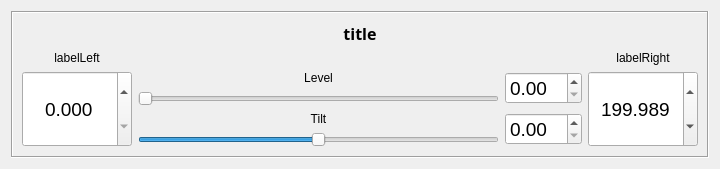
<?xml version="1.0" encoding="UTF-8"?>
<ui version="4.0">
 <class>Form</class>
 <widget class="QWidget" name="Form">
  <property name="geometry">
   <rect>
    <x>0</x>
    <y>0</y>
    <width>720</width>
    <height>160</height>
   </rect>
  </property>
  <property name="maximumSize">
   <size>
    <width>720</width>
    <height>160</height>
   </size>
  </property>
  <property name="windowTitle">
   <string>Form</string>
  </property>
  <layout class="QVBoxLayout" name="verticalLayout">
   <property name="sizeConstraint">
    <enum>QLayout::SetDefaultConstraint</enum>
   </property>
   <item>
    <widget class="QFrame" name="">
     <property name="frameShape">
      <enum>QFrame::Box</enum>
     </property>
     <property name="frameShadow">
      <enum>QFrame::Sunken</enum>
     </property>
     <layout class="QGridLayout" name="gridLayout" rowstretch="3,1,1,1,1,1" columnstretch="1,5,1,1" columnminimumwidth="1,200,2,1">
      <property name="sizeConstraint">
       <enum>QLayout::SetMinAndMaxSize</enum>
      </property>
      <item row="0" column="0" colspan="4">
       <widget class="QLabel" name="title">
        <property name="sizePolicy">
         <sizepolicy hsizetype="Preferred" vsizetype="Fixed">
          <horstretch>0</horstretch>
          <verstretch>0</verstretch>
         </sizepolicy>
        </property>
        <property name="font">
         <font>
          <family>Sans Serif</family>
          <pointsize>12</pointsize>
          <weight>75</weight>
          <bold>true</bold>
          <underline>false</underline>
          <kerning>true</kerning>
         </font>
        </property>
        <property name="text">
         <string>title</string>
        </property>
        <property name="textFormat">
         <enum>Qt::AutoText</enum>
        </property>
        <property name="alignment">
         <set>Qt::AlignCenter</set>
        </property>
       </widget>
      </item>
      <item row="1" column="0">
       <widget class="QLabel" name="labelLeft">
        <property name="sizePolicy">
         <sizepolicy hsizetype="Preferred" vsizetype="Fixed">
          <horstretch>0</horstretch>
          <verstretch>0</verstretch>
         </sizepolicy>
        </property>
        <property name="text">
         <string>labelLeft</string>
        </property>
        <property name="alignment">
         <set>Qt::AlignHCenter|Qt::AlignTop</set>
        </property>
        <property name="wordWrap">
         <bool>false</bool>
        </property>
       </widget>
      </item>
      <item row="1" column="3">
       <widget class="QLabel" name="labelRight">
        <property name="sizePolicy">
         <sizepolicy hsizetype="Preferred" vsizetype="Fixed">
          <horstretch>0</horstretch>
          <verstretch>0</verstretch>
         </sizepolicy>
        </property>
        <property name="text">
         <string>labelRight</string>
        </property>
        <property name="alignment">
         <set>Qt::AlignHCenter|Qt::AlignTop</set>
        </property>
        <property name="wordWrap">
         <bool>false</bool>
        </property>
       </widget>
      </item>
      <item row="2" column="1">
       <widget class="QLabel" name="labelLevel">
        <property name="sizePolicy">
         <sizepolicy hsizetype="Preferred" vsizetype="Minimum">
          <horstretch>0</horstretch>
          <verstretch>0</verstretch>
         </sizepolicy>
        </property>
        <property name="text">
         <string>Level</string>
        </property>
        <property name="alignment">
         <set>Qt::AlignCenter</set>
        </property>
       </widget>
      </item>
      <item row="3" column="1">
       <widget class="QSlider" name="sliderLevel">
        <property name="sizePolicy">
         <sizepolicy hsizetype="Preferred" vsizetype="Fixed">
          <horstretch>0</horstretch>
          <verstretch>0</verstretch>
         </sizepolicy>
        </property>
        <property name="font">
         <font>
          <stylestrategy>PreferAntialias</stylestrategy>
         </font>
        </property>
        <property name="minimum">
         <number>50</number>
        </property>
        <property name="maximum">
         <number>1000</number>
        </property>
        <property name="singleStep">
         <number>1</number>
        </property>
        <property name="orientation">
         <enum>Qt::Horizontal</enum>
        </property>
       </widget>
      </item>
      <item row="4" column="1">
       <widget class="QLabel" name="labelTilt">
        <property name="text">
         <string>Tilt</string>
        </property>
        <property name="alignment">
         <set>Qt::AlignCenter</set>
        </property>
       </widget>
      </item>
      <item row="5" column="1">
       <widget class="QSlider" name="sliderTilt">
        <property name="sizePolicy">
         <sizepolicy hsizetype="Preferred" vsizetype="Fixed">
          <horstretch>0</horstretch>
          <verstretch>0</verstretch>
         </sizepolicy>
        </property>
        <property name="minimum">
         <number>-100</number>
        </property>
        <property name="maximum">
         <number>100</number>
        </property>
        <property name="singleStep">
         <number>1</number>
        </property>
        <property name="orientation">
         <enum>Qt::Horizontal</enum>
        </property>
       </widget>
      </item>
      <item row="2" column="2" rowspan="2">
       <widget class="QDoubleSpinBox" name="spinLevel">
        <property name="font">
         <font>
          <pointsize>14</pointsize>
         </font>
        </property>
        <property name="keyboardTracking">
         <bool>false</bool>
        </property>
        <property name="decimals">
         <number>2</number>
        </property>
        <property name="singleStep">
         <double>0.010000000000000</double>
        </property>
       </widget>
      </item>
      <item row="4" column="2" rowspan="2">
       <widget class="QDoubleSpinBox" name="spinTilt">
        <property name="font">
         <font>
          <pointsize>14</pointsize>
         </font>
        </property>
        <property name="keyboardTracking">
         <bool>false</bool>
        </property>
        <property name="singleStep">
         <double>0.010000000000000</double>
        </property>
       </widget>
      </item>
      <item row="2" column="0" rowspan="4">
       <widget class="QDoubleSpinBox" name="valueLeft">
        <property name="sizePolicy">
         <sizepolicy hsizetype="Expanding" vsizetype="Expanding">
          <horstretch>0</horstretch>
          <verstretch>0</verstretch>
         </sizepolicy>
        </property>
        <property name="minimumSize">
         <size>
          <width>110</width>
          <height>0</height>
         </size>
        </property>
        <property name="font">
         <font>
          <pointsize>14</pointsize>
          <kerning>true</kerning>
         </font>
        </property>
        <property name="alignment">
         <set>Qt::AlignCenter</set>
        </property>
        <property name="readOnly">
         <bool>false</bool>
        </property>
        <property name="buttonSymbols">
         <enum>QAbstractSpinBox::UpDownArrows</enum>
        </property>
        <property name="keyboardTracking">
         <bool>false</bool>
        </property>
        <property name="decimals">
         <number>3</number>
        </property>
        <property name="singleStep">
         <double>0.001000000000000</double>
        </property>
       </widget>
      </item>
      <item row="2" column="3" rowspan="4">
       <widget class="QDoubleSpinBox" name="valueRight">
        <property name="sizePolicy">
         <sizepolicy hsizetype="Expanding" vsizetype="Expanding">
          <horstretch>0</horstretch>
          <verstretch>0</verstretch>
         </sizepolicy>
        </property>
        <property name="minimumSize">
         <size>
          <width>110</width>
          <height>0</height>
         </size>
        </property>
        <property name="font">
         <font>
          <pointsize>14</pointsize>
          <kerning>true</kerning>
         </font>
        </property>
        <property name="alignment">
         <set>Qt::AlignCenter</set>
        </property>
        <property name="readOnly">
         <bool>false</bool>
        </property>
        <property name="buttonSymbols">
         <enum>QAbstractSpinBox::UpDownArrows</enum>
        </property>
        <property name="keyboardTracking">
         <bool>false</bool>
        </property>
        <property name="decimals">
         <number>3</number>
        </property>
        <property name="maximum">
         <double>199.990000000000009</double>
        </property>
        <property name="singleStep">
         <double>0.001000000000000</double>
        </property>
        <property name="value">
         <double>199.989000000000004</double>
        </property>
       </widget>
      </item>
     </layout>
    </widget>
   </item>
  </layout>
 </widget>
 <resources/>
 <connections/>
</ui>
